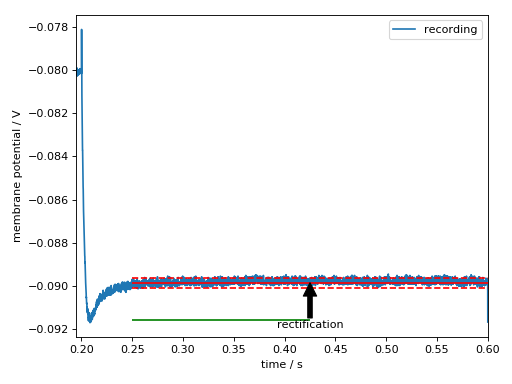

Here is the Python script that generated this plot:
import pathlib
import matplotlib.pyplot as plt

from ajustador import features
import measurements1

try:
    wavename
except NameError:
    wavename, n = 'waves042811', 1

rec = measurements1.waves[wavename][n]

fig = plt.figure()
features.Rectification(rec).plot(figure=fig)

plt.show()
